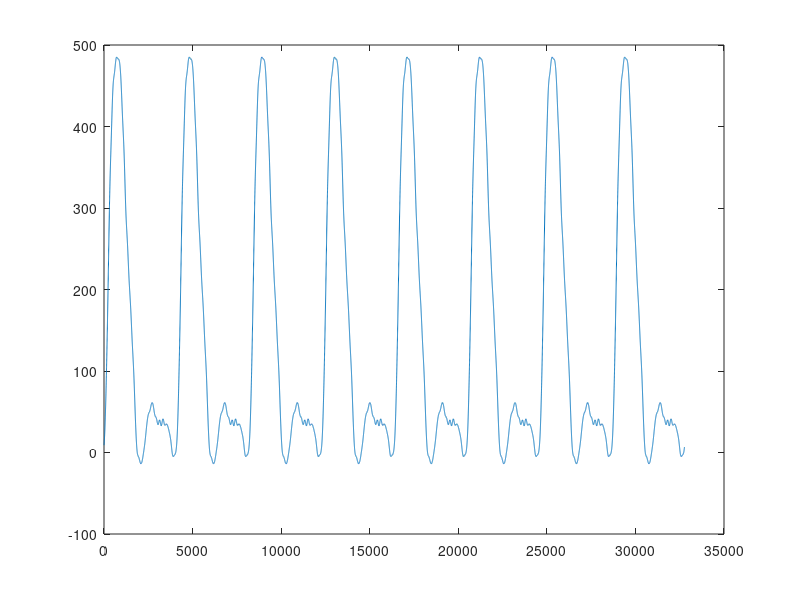

This figure's MATLAB source: (Note: this script raises an error after producing the figure.)
nhb = 8; % number of heartbeats in a breathing cycle
Tper = 0.7;
Tper = Tper*nhb;

tmstps = 4096;
tmstps = tmstps*nhb

n=1;
while (2^n)<tmstps
n=n+1;
end
n;
tmstps;
tmstps = 2^n + 1

A = (importdata('gvPA_4096.dat'));
A = [A; A; A; A; A; A; A; A]; plot(A); shg
A = A(1:(tmstps-1));
plot(A)
save gvPA_3_16384.dat A -ascii
figure(2);plot(importdata('gvPA_3_16384.dat')); shg
zero = zeros([(length(A)-1)*2, 1]); 
save zero_3.dat zero -ascii
length(importdata('zero_3.dat'))